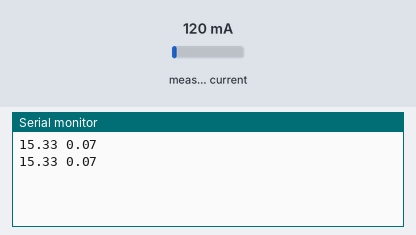
This sketch was run on a simulated Arduino Uno, built with avr-gcc and run on an emulated ATmega328P. Shown: the last lines printed to the serial monitor. The inputs (shaded band) are chosen by the test bench; at power-on: measured current 120 mA.

Above: at 2.1 s.
2.2 s: measured current set to 40 mA
At 3.0 s:
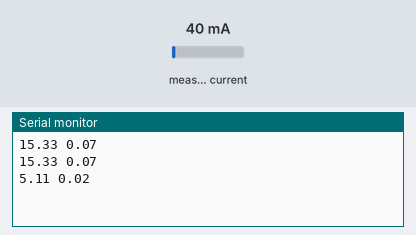
3.8 s: measured current set to 500 mA
At 3.8 s:
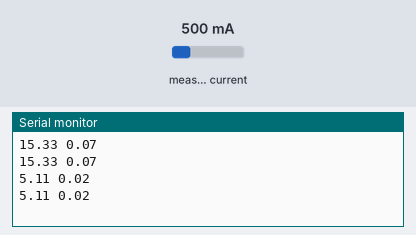
Timing chart, 0 to 6.8 s (numbered marks = the images above; inputs shaded):
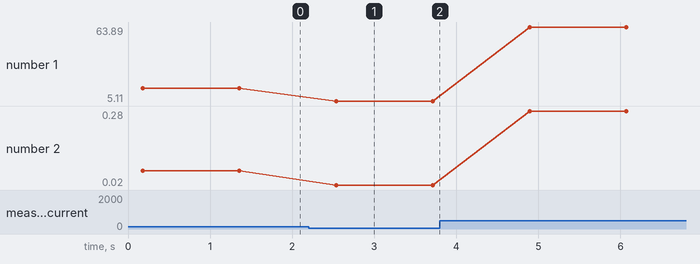

Measured:
- after the input at 2.2 s, the serial monitor: prints a new line after 0.34 s (image 1)
- plotted number 1: 15.33 → 5.11 after the input at 2.2 s, 5.11 → 63.89 after the input at 3.8 s
- plotted number 2: 0.07 → 0.02 after the input at 2.2 s, 0.02 → 0.28 after the input at 3.8 s

The sketch:

current.ino
```cpp
//thanks to http://openenergymonitor.org/emon/buildingblocks/arduino-sketch-current-only
#include "EmonLib.h"                   // Include Emon Library
EnergyMonitor emon1;                   // Create an instance

void setup()
{
  Serial.begin(9600);

  emon1.current(1, 111.1);             // Current: input pin, calibration.
}

void loop()
{
  double Irms = emon1.calcIrms(1480);  // Calculate Irms only
  Irms = Irms / 1.8;
  Serial.print(Irms*230.0);         // Apparent power
  Serial.print(" ");
  Serial.println(Irms);          // Irms
  delay(1000);
}
```
